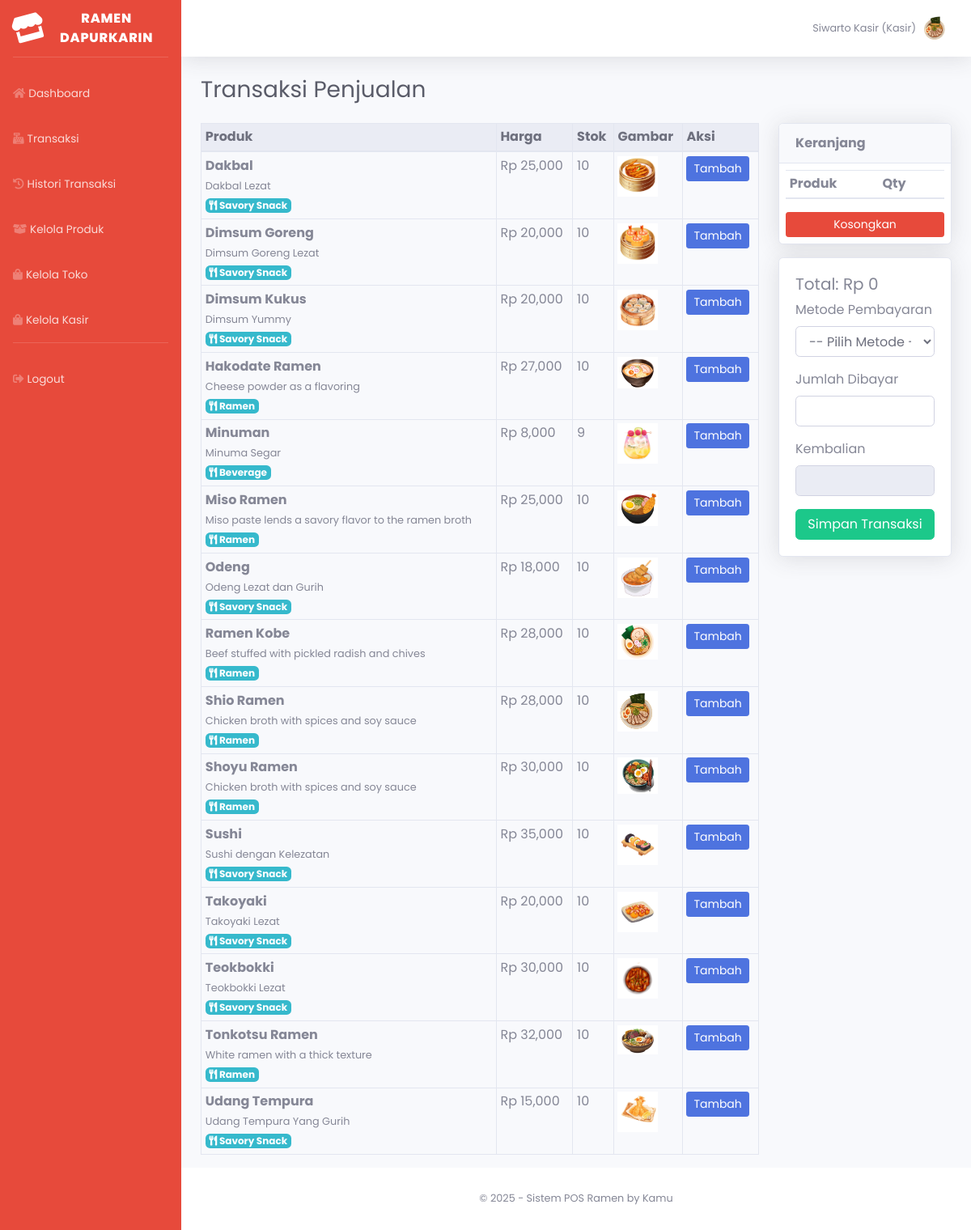
/views/kasir/transaksi/index.php (signed in), run on the app's committed database.
### tables this page shows
CREATE TABLE `produk` (
  `id` int(11) NOT NULL,
  `nama_produk` varchar(100) NOT NULL,
  `deskripsi` text DEFAULT NULL,
  `harga` int(11) NOT NULL,
  `stok` int(11) DEFAULT 0,
  `gambar` varchar(255) DEFAULT NULL,
  `created_at` timestamp NOT NULL DEFAULT current_timestamp(),
  `kategori_id` int(11) DEFAULT NULL
);

CREATE TABLE `kategori` (
  `kategori_id` int(11) NOT NULL,
  `nama_kategori` varchar(100) NOT NULL
);

### views/kasir/transaksi/index.php (the view, shortened to what this page needs)
<?php
include_once '../../layouts/header.php';
include_once '../../layouts/sidebar.php';
$produk = mysqli_query($conn, "
    SELECT p.*, k.nama_kategori
    FROM produk p
    LEFT JOIN kategori k ON p.kategori_id = k.kategori_id
    ORDER BY p.nama_produk ASC
");
?>
<div class="container-fluid">
    <h1 class="h3 mb-4 text-gray-800">Transaksi Penjualan</h1>
    <div class="row">
        <div class="col-md-9">
            <div class="table-responsive">
                <table class="table table-bordered table-sm">
                    <thead class="thead-light">
                        <tr>
                            <th>Produk</th>
                            <th>Harga</th>
                            <th>Stok</th>
                            <th>Gambar</th>
                            <th>Aksi</th>
                        </tr>
                    </thead>
                    <tbody>
                        <?php while ($p = mysqli_fetch_assoc($produk)) :
                            $icon = 'fa-utensils';
                        ?>
                            <tr>
                                <td>
                                    <strong><?= htmlspecialchars($p['nama_produk']) ?></strong><br>
                                    <small class="text-muted"><?= nl2br(htmlspecialchars($p['deskripsi'])) ?></small><br>
                                    <span class="badge badge-info mt-1">
                                        <i class="fas <?= $icon ?>"></i> <?= htmlspecialchars($p['nama_kategori'] ?? '-') ?>
                                    </span>
                                </td>
                                <td>Rp <?= number_format($p['harga']) ?></td>
                                <td><?= $p['stok'] ?></td>
                                <td>
                                    <?php if (!empty($p['gambar'])): ?>
                                        <img src="/restoran_ramen/public/img/produk/<?= $p['gambar'] ?>" width="50">
                                    <?php else: ?>
                                        <span class="text-muted">-</span>
                                    <?php endif; ?>
                                </td>
                                <td>
                                    <button class="btn btn-sm btn-primary" onclick='tambahKeKeranjang(<?= json_encode($p) ?>)'>Tambah</button>
                                </td>
                            </tr>
                        <?php endwhile; ?>
                    </tbody>
                </table>
            </div>
        </div>
        <div class="col-md-3">
            <form id="formTransaksi" method="POST">
                <div class="card mb-3 shadow">
                    <div class="card-header">
                        <strong>Keranjang</strong>
                    </div>
                    <div class="card-body p-2">
                        <table class="table table-sm" id="keranjang">
                            <thead>
                                <tr>
                                    <th>Produk</th>
                                    <th>Qty</th>
                                    <th></th>
                                </tr>
                            </thead>
                        </table>
                        <button type="button" class="btn btn-danger btn-sm btn-block" onclick="konfirmasiKosongkan()">Kosongkan</button>
                    </div>
                </div>
                <div class="card shadow">
                    <div class="card-body">
                        <h5>Total: <span id="total">Rp 0</span></h5>
                        <div class="form-group">
                            <label>Metode Pembayaran</label>
                            <select name="metode" class="form-control" required>
                                <option value="">-- Pilih Metode --</option>
                            </select>
                        </div>
                        <div class="form-group">
                            <label>Jumlah Dibayar</label>
                            <input type="text" id="jumlah_dibayar" class="form-control text-right" autocomplete="off" required>
                        </div>
                        <div class="form-group">
                            <label>Kembalian</label>
                            <input type="text" id="kembalian" class="form-control text-right" readonly>
                        </div>
                        <button type="submit" class="btn btn-success btn-block">Simpan Transaksi</button>
                    </div>
                </div>
            </form>
        </div>
    </div>
</div>
<?php include_once '../../layouts/footer.php'; ?>

### views/layouts/header.php (style rules this page uses)
body, .navbar, .sidebar, .card, .form-control, .btn { font-family: 'Poppins', sans-serif !important; }

### data on the page
produk: nama_produk "Dakbal", deskripsi "Dakbal Lezat", kategori.nama_kategori "Savory Snack", harga "25,000", stok "10", gambar (picture)
produk: nama_produk "Dimsum Goreng", deskripsi "Dimsum Goreng Lezat", kategori.nama_kategori "Savory Snack", harga "20,000", stok "10", gambar (picture)
produk: nama_produk "Dimsum Kukus", deskripsi "Dimsum Yummy", kategori.nama_kategori "Savory Snack", harga "20,000", stok "10", gambar (picture)
produk: nama_produk "Hakodate Ramen", deskripsi "Cheese powder as a flavoring", kategori.nama_kategori "Ramen", harga "27,000", stok "10", gambar (picture)
produk: nama_produk "Minuman", deskripsi "Minuma Segar", kategori.nama_kategori "Beverage", harga "8,000", stok "9", gambar (picture)
produk: nama_produk "Miso Ramen", deskripsi "Miso paste lends a savory flavor to the ramen broth", kategori.nama_kategori "Ramen", harga "25,000", stok "10", gambar (picture)
produk: nama_produk "Odeng", deskripsi "Odeng Lezat dan Gurih", kategori.nama_kategori "Savory Snack", harga "18,000", stok "10", gambar (picture)
produk: nama_produk "Ramen Kobe", deskripsi "Beef stuffed with pickled radish and chives", kategori.nama_kategori "Ramen", harga "28,000", stok "10", gambar (picture)
produk: nama_produk "Shio Ramen", deskripsi "Chicken broth with spices and soy sauce", kategori.nama_kategori "Ramen", harga "28,000", stok "10", gambar (picture)
produk: nama_produk "Shoyu Ramen", deskripsi "Chicken broth with spices and soy sauce", kategori.nama_kategori "Ramen", harga "30,000", stok "10", gambar (picture)
produk: nama_produk "Sushi", deskripsi "Sushi dengan Kelezatan", kategori.nama_kategori "Savory Snack", harga "35,000", stok "10", gambar (picture)
produk: nama_produk "Takoyaki", deskripsi "Takoyaki Lezat", kategori.nama_kategori "Savory Snack", harga "20,000", stok "10", gambar (picture)
produk: nama_produk "Teokbokki", deskripsi "Teokbokki Lezat", kategori.nama_kategori "Savory Snack", harga "30,000", stok "10", gambar (picture)
produk: nama_produk "Tonkotsu Ramen", deskripsi "White ramen with a thick texture", kategori.nama_kategori "Ramen", harga "32,000", stok "10", gambar (picture)
produk: nama_produk "Udang Tempura", deskripsi "Udang Tempura Yang Gurih", kategori.nama_kategori "Savory Snack", harga "15,000", stok "10", gambar (picture)

### other printed values
$nama_toko "RAMEN DAPURKARIN"
$user['nama_lengkap'] "Siwarto Kasir"
$role "Kasir"
